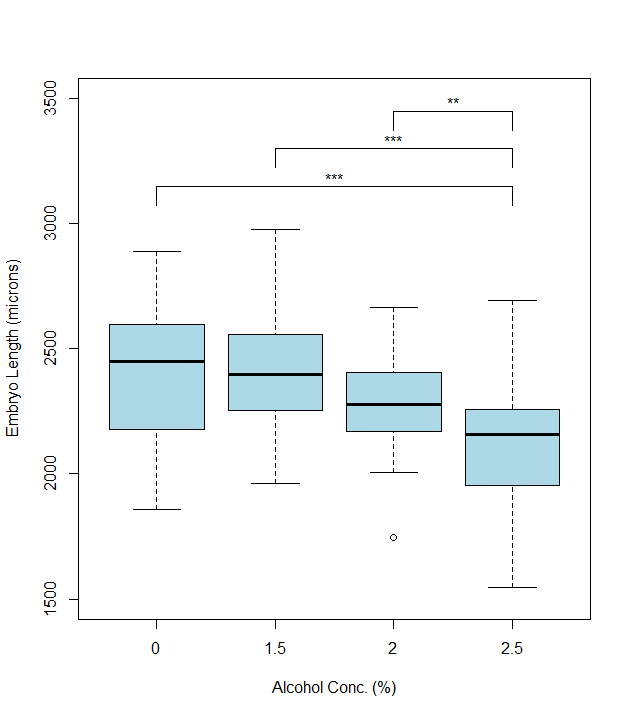

Write the R code that produced this figure.
# Load the data
url <- "https://raw.githubusercontent.com/rtreharne/qs/main/data/02/zebrafish_999.csv"
zebrafish_data <- read.csv(url)

# Convert the grouping variable to a factor
zebrafish_data$conc_pc <- as.factor(zebrafish_data$conc_pc)

# Perform ANOVA
zebrafish_aov <- aov(length_micron ~ conc_pc, data = zebrafish_data)

# Perform Tukey HSD test
tukey_result <- TukeyHSD(zebrafish_aov)

# Extract Tukey results
tukey_df <- as.data.frame(tukey_result$conc_pc)
tukey_df$comparison <- rownames(tukey_df)

# Add significance labels based on p-values
tukey_df$significance <- ifelse(tukey_df$`p adj` < 0.001, "***",
                                ifelse(tukey_df$`p adj` < 0.01, "**",
                                       ifelse(tukey_df$`p adj` < 0.05, "*", "")))

# Filter only significant comparisons
significant_comparisons <- tukey_df[tukey_df$significance != "", ]

# Create the boxplot
boxplot(length_micron ~ conc_pc, data = zebrafish_data,
        xlab = "Alcohol Conc. (%)", ylab = "Embryo Length (microns)",
        col = "lightblue", main = "",
        ylim = c(1500, 3500))

# Add significance annotations (brackets)
y_max <- 3000  # You can adjust this based on the actual data or leave it like this
offset <- 0.05 * y_max  # Adjust for the spacing between brackets

# Loop through the significant comparisons and add brackets
for (i in 1:nrow(significant_comparisons)) {
  # Get the groups being compared
  groups <- unlist(strsplit(significant_comparisons$comparison[i], "-"))
  group1 <- as.character(groups[1]) 
  group2 <- as.character(groups[2]) 
  label <- significant_comparisons$significance[i]
  
  # Get the x-axis positions of the groups
  group1_x <- which(levels(zebrafish_data$conc_pc) == group1)
  group2_x <- which(levels(zebrafish_data$conc_pc) == group2)
  
  # Calculate the position for the bracket
  y_position <- y_max + (i * offset)
  
  # Draw the bracket connecting the two groups
  segments(group1_x, y_position, group2_x, y_position, lwd = 1)
  segments(group1_x, y_position, group1_x, y_position - offset * 0.5)
  segments(group2_x, y_position, group2_x, y_position - offset * 0.5)
  
  # Add the significance label above the bracket
  text(x = mean(c(group1_x, group2_x)), y = y_position + offset * 0.3, labels = label)
}
